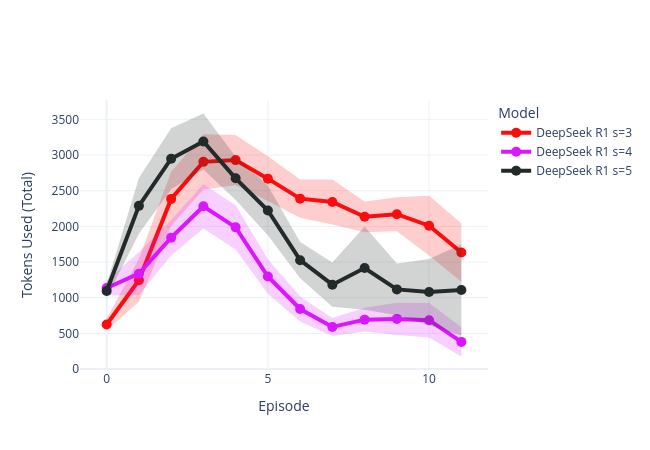

Source (notebook cell):
### Code cell
# prompt_tokens plot
fig.show()

### Figure 1 — Plotly figure (JSON) as saved in the notebook; plotly's stock layout.template omitted (floating-point values rounded to 4 significant figures)
{"data": [{"fill": "toself", "fillcolor": "rgba(251,13,13,0.2)", "hoverinfo": "skip", "line": {"color": "rgba(255,255,255,0)"}, "name": "DeepSeek R1 error", "showlegend": false, "type": "scatter", "x": [0, 1, 2, 3, 4, 5, 6, 7, 8, 9, 10, 11, 11, 10, 9, 8, 7, 6, 5, 4, 3, 2, 1, 0], "y": [706.6, 1545.0, 2766.0, 3292.0, 3282.0, 2984.0, 2657.0, 2657.0, 2349.0, 2408.0, 2428.0, 2044.0, 1222.0, 1590.0, 1933.0, 1919.0, 2028.0, 2121.0, 2354.0, 2576.0, 2516.0, 2004.0, 945.1, 542.7]}, {"line": {"color": "#FB0D0D", "width": 4}, "marker": {"size": 10}, "mode": "lines+markers", "name": "DeepSeek R1 s=3", "type": "scatter", "x": [0, 1, 2, 3, 4, 5, 6, 7, 8, 9, 10, 11], "y": [624.7, 1245.0, 2385.0, 2904.0, 2929.0, 2669.0, 2389.0, 2343.0, 2134.0, 2171.0, 2009.0, 1633]}, {"fill": "toself", "fillcolor": "rgba(218,22,255,0.2)", "hoverinfo": "skip", "line": {"color": "rgba(255,255,255,0)"}, "name": "DeepSeek R1 error", "showlegend": false, "type": "scatter", "x": [0, 1, 2, 3, 4, 5, 6, 7, 8, 9, 10, 11, 11, 10, 9, 8, 7, 6, 5, 4, 3, 2, 1, 0], "y": [1240.0, 1636.0, 2090.0, 2592.0, 2296.0, 1539.0, 1016.0, 717.6, 860.7, 929.1, 927.9, 585.9, 176.5, 442.3, 478.0, 525.4, 463.6, 668.1, 1056.0, 1676.0, 1971.0, 1593.0, 1039.0, 1032.0]}, {"line": {"color": "#DA16FF", "width": 4}, "marker": {"size": 10}, "mode": "lines+markers", "name": "DeepSeek R1 s=4", "type": "scatter", "x": [0, 1, 2, 3, 4, 5, 6, 7, 8, 9, 10, 11], "y": [1136.0, 1337.0, 1841.0, 2281.0, 1986.0, 1298.0, 842.0, 590.6, 693.1, 703.6, 685.1, 381.2]}, {"fill": "toself", "fillcolor": "rgba(34,42,42,0.2)", "hoverinfo": "skip", "line": {"color": "rgba(255,255,255,0)"}, "name": "DeepSeek R1 error", "showlegend": false, "type": "scatter", "x": [0, 1, 2, 3, 4, 5, 6, 7, 8, 9, 10, 11, 11, 10, 9, 8, 7, 6, 5, 4, 3, 2, 1, 0], "y": [1191.0, 2677.0, 3376.0, 3582.0, 2976.0, 2569.0, 1780.0, 1492.0, 1999.0, 1478.0, 1545.0, 1745.0, 469.8, 618.2, 755.8, 832.8, 873.8, 1273.0, 1877.0, 2371.0, 2798.0, 2521.0, 1898.0, 999.8]}, {"line": {"color": "#222A2A", "width": 4}, "marker": {"size": 10}, "mode": "lines+markers", "name": "DeepSeek R1 s=5", "type": "scatter", "x": [0, 1, 2, 3, 4, 5, 6, 7, 8, 9, 10, 11], "y": [1095.0, 2288.0, 2948.0, 3190.0, 2674.0, 2223.0, 1526.0, 1183.0, 1416.0, 1117, 1081.0, 1107.0]}], "layout": {"height": 450, "legend": {"title": {"text": "Model"}}, "title": {"text": ""}, "width": 650, "xaxis": {"title": {"text": "Episode"}}, "yaxis": {"title": {"text": "Tokens Used (Total)"}}}}
